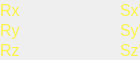
        <widget class="PyDMFrame" name="composite_12">
          <property name="geometry">
            <rect>
              <x>460</x>
              <y>115</y>
              <width>140</width>
              <height>60</height>
            </rect>
          </property>
          <property name="sizePolicy">
            <sizepolicy hsizetype="Ignored" vsizetype="Ignored">
              <horstretch>0</horstretch>
              <verstretch>0</verstretch>
            </sizepolicy>
          </property>
          <layout class="QGridLayout" name="gridLayout_13" columnstretch="20,100,20" rowstretch="20,20,20">
            <property name="leftMargin">
              <number>0</number>
            </property>
            <property name="topMargin">
              <number>0</number>
            </property>
            <property name="rightMargin">
              <number>0</number>
            </property>
            <property name="bottomMargin">
              <number>0</number>
            </property>
            <property name="horizontalSpacing">
              <number>0</number>
            </property>
            <property name="verticalSpacing">
              <number>0</number>
            </property>
            <item row="0" column="0">
              <widget class="QLabel" name="text_29">
                <property name="geometry">
                  <rect>
                    <x>0</x>
                    <y>0</y>
                    <width>20</width>
                    <height>20</height>
                  </rect>
                </property>
                <property name="sizePolicy">
                  <sizepolicy hsizetype="Ignored" vsizetype="Ignored">
                    <horstretch>0</horstretch>
                    <verstretch>0</verstretch>
                  </sizepolicy>
                </property>
                <property name="text">
                  <string>Rx'</string>
                </property>
                <property name="font">
                  <font>
                    <pointsize>12</pointsize>
                  </font>
                </property>
                <property name="brush" stdset="0">
                  <brush brushstyle="SolidPattern">
                    <color alpha="255">
                      <red>251</red>
                      <green>243</green>
                      <blue>74</blue>
                    </color>
                  </brush>
                </property>
                <property name="toolTip">
                  <string>text_29</string>
                </property>
                <property name="alignment">
                  <set>Qt::AlignLeading|Qt::AlignLeft|Qt::AlignVCenter</set>
                </property>
                <property name="styleSheet">
                  <string notr="true">QLabel#text_29 {
  color: rgb(251, 243, 74);
  }</string>
                </property>
              </widget>
            </item>
            <item row="2" column="0">
              <widget class="QLabel" name="text_30">
                <property name="geometry">
                  <rect>
                    <x>0</x>
                    <y>40</y>
                    <width>20</width>
                    <height>20</height>
                  </rect>
                </property>
                <property name="sizePolicy">
                  <sizepolicy hsizetype="Ignored" vsizetype="Ignored">
                    <horstretch>0</horstretch>
                    <verstretch>0</verstretch>
                  </sizepolicy>
                </property>
                <property name="text">
                  <string>Rz'</string>
                </property>
                <property name="font">
                  <font>
                    <pointsize>12</pointsize>
                  </font>
                </property>
                <property name="brush" stdset="0">
                  <brush brushstyle="SolidPattern">
                    <color alpha="255">
                      <red>251</red>
                      <green>243</green>
                      <blue>74</blue>
                    </color>
                  </brush>
                </property>
                <property name="toolTip">
                  <string>text_30</string>
                </property>
                <property name="alignment">
                  <set>Qt::AlignLeading|Qt::AlignLeft|Qt::AlignVCenter</set>
                </property>
                <property name="styleSheet">
                  <string notr="true">QLabel#text_30 {
  color: rgb(251, 243, 74);
  }</string>
                </property>
              </widget>
            </item>
            <item row="1" column="0">
              <widget class="QLabel" name="text_31">
                <property name="geometry">
                  <rect>
                    <x>0</x>
                    <y>20</y>
                    <width>20</width>
                    <height>20</height>
                  </rect>
                </property>
                <property name="sizePolicy">
                  <sizepolicy hsizetype="Ignored" vsizetype="Ignored">
                    <horstretch>0</horstretch>
                    <verstretch>0</verstretch>
                  </sizepolicy>
                </property>
                <property name="text">
                  <string>Ry'</string>
                </property>
                <property name="font">
                  <font>
                    <pointsize>12</pointsize>
                  </font>
                </property>
                <property name="brush" stdset="0">
                  <brush brushstyle="SolidPattern">
                    <color alpha="255">
                      <red>251</red>
                      <green>243</green>
                      <blue>74</blue>
                    </color>
                  </brush>
                </property>
                <property name="toolTip">
                  <string>text_31</string>
                </property>
                <property name="alignment">
                  <set>Qt::AlignLeading|Qt::AlignLeft|Qt::AlignVCenter</set>
                </property>
                <property name="styleSheet">
                  <string notr="true">QLabel#text_31 {
  color: rgb(251, 243, 74);
  }</string>
                </property>
              </widget>
            </item>
            <item row="0" column="2">
              <widget class="QLabel" name="text_32">
                <property name="geometry">
                  <rect>
                    <x>120</x>
                    <y>0</y>
                    <width>20</width>
                    <height>20</height>
                  </rect>
                </property>
                <property name="sizePolicy">
                  <sizepolicy hsizetype="Ignored" vsizetype="Ignored">
                    <horstretch>0</horstretch>
                    <verstretch>0</verstretch>
                  </sizepolicy>
                </property>
                <property name="text">
                  <string>Sx'</string>
                </property>
                <property name="font">
                  <font>
                    <pointsize>12</pointsize>
                  </font>
                </property>
                <property name="brush" stdset="0">
                  <brush brushstyle="SolidPattern">
                    <color alpha="255">
                      <red>251</red>
                      <green>243</green>
                      <blue>74</blue>
                    </color>
                  </brush>
                </property>
                <property name="toolTip">
                  <string>text_32</string>
                </property>
                <property name="alignment">
                  <set>Qt::AlignLeading|Qt::AlignLeft|Qt::AlignVCenter</set>
                </property>
                <property name="styleSheet">
                  <string notr="true">QLabel#text_32 {
  color: rgb(251, 243, 74);
  }</string>
                </property>
              </widget>
            </item>
            <item row="2" column="2">
              <widget class="QLabel" name="text_33">
                <property name="geometry">
                  <rect>
                    <x>120</x>
                    <y>40</y>
                    <width>20</width>
                    <height>20</height>
                  </rect>
                </property>
                <property name="sizePolicy">
                  <sizepolicy hsizetype="Ignored" vsizetype="Ignored">
                    <horstretch>0</horstretch>
                    <verstretch>0</verstretch>
                  </sizepolicy>
                </property>
                <property name="text">
                  <string>Sz'</string>
                </property>
                <property name="font">
                  <font>
                    <pointsize>12</pointsize>
                  </font>
                </property>
                <property name="brush" stdset="0">
                  <brush brushstyle="SolidPattern">
                    <color alpha="255">
                      <red>251</red>
                      <green>243</green>
                      <blue>74</blue>
                    </color>
                  </brush>
                </property>
                <property name="toolTip">
                  <string>text_33</string>
                </property>
                <property name="alignment">
                  <set>Qt::AlignLeading|Qt::AlignLeft|Qt::AlignVCenter</set>
                </property>
                <property name="styleSheet">
                  <string notr="true">QLabel#text_33 {
  color: rgb(251, 243, 74);
  }</string>
                </property>
              </widget>
            </item>
            <item row="1" column="2">
              <widget class="QLabel" name="text_34">
                <property name="geometry">
                  <rect>
                    <x>120</x>
                    <y>20</y>
                    <width>20</width>
                    <height>20</height>
                  </rect>
                </property>
                <property name="sizePolicy">
                  <sizepolicy hsizetype="Ignored" vsizetype="Ignored">
                    <horstretch>0</horstretch>
                    <verstretch>0</verstretch>
                  </sizepolicy>
                </property>
                <property name="text">
                  <string>Sy'</string>
                </property>
                <property name="font">
                  <font>
                    <pointsize>12</pointsize>
                  </font>
                </property>
                <property name="brush" stdset="0">
                  <brush brushstyle="SolidPattern">
                    <color alpha="255">
                      <red>251</red>
                      <green>243</green>
                      <blue>74</blue>
                    </color>
                  </brush>
                </property>
                <property name="toolTip">
                  <string>text_34</string>
                </property>
                <property name="alignment">
                  <set>Qt::AlignLeading|Qt::AlignLeft|Qt::AlignVCenter</set>
                </property>
                <property name="styleSheet">
                  <string notr="true">QLabel#text_34 {
  color: rgb(251, 243, 74);
  }</string>
                </property>
              </widget>
            </item>
          </layout>
        </widget>
